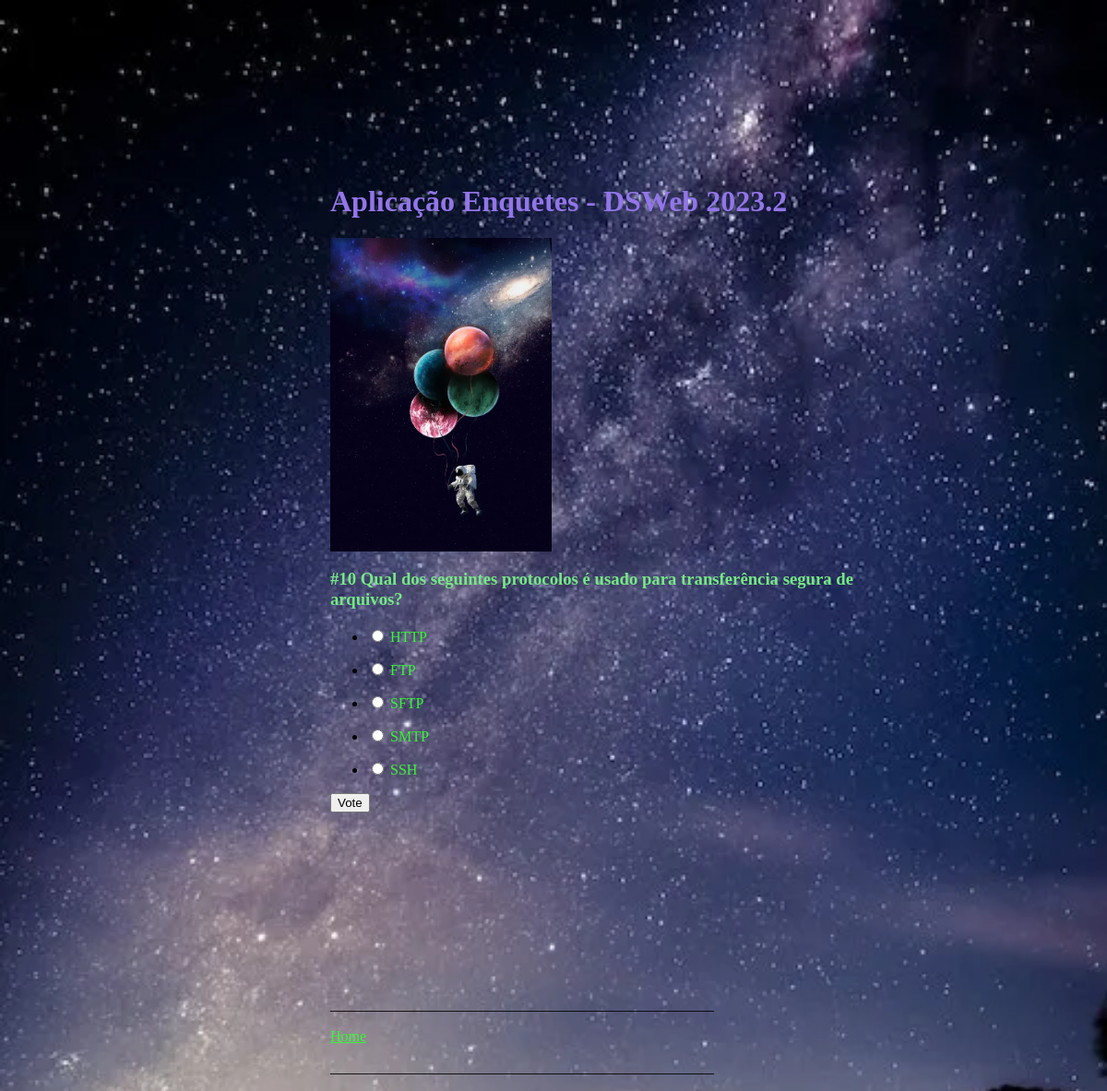
/myApp/perguntas/10/, run on the app's committed database.
### myApp/models.py (models this page shows, shortened)
class Pergunta(models.Model):
    texto = models.CharField(max_length = 150)
    data_pub = models.DateTimeField('Data de publicação')
    ativo = models.BooleanField(default = True)

class Alternativa(models.Model):
    texto=models.CharField(max_length=80)
    qtd_votos=models.IntegerField(default=0)
    pergunta = models.ForeignKey(Pergunta, on_delete=models.CASCADE)
    ativo = models.BooleanField(default = True)

### myApp/views.py (the view)
# urls.py: path('perguntas/<int:pergunta_id>/', views.secundario, name='secundario'),
def secundario(request, pergunta_id):
        alt_list = get_object_or_404(Pergunta, pk = pergunta_id)
        return render(request,'myApp/Pergunta.html',{'alt_list':alt_list})

### myApp/templates/myApp/Pergunta.html (shortened to what this page needs)
{% load static %}
<html>
    <head>
        <link rel="stylesheet" type="text/css" href="{% static 'myApp/pergunta.css' %}"/>
    </head>
    <body>
       {%if alt_list %}
    <div class="principal">
       <h1>Aplicação Enquetes - DSWeb 2023.2</h1>
       <img src="{% static 'myApp/img/balloon-looking-planets-and-astronaut-wallpaper-112623_w635.png' %}" height="340px"/>
        <h3>#{{ alt_list.id}} {{ alt_list.texto }}</h3>
     <form action="{% url 'myApp:coletavoto' alt_list.id%}" method="post">
        {%for m in alt_list.alternativa_set.all%}
          <ul>
              <li>
                 <input type="radio" value="{{m.id}}" name="pergunta_id" id="m{{m.id}}"/>
                 <label for="m{{m.id}}" >{{m.texto}}</label>
              </li>
          </ul>
        {%endfor%}
        <input type="submit" value="Vote"/>
       </form>
    </div>
    <div class="rodape">
           <p>____________________________________________________</p>
           <a href="{% url 'myApp:principal'%}">Home</a>
           <p>____________________________________________________</p>
    </div>
       {%endif%}
    </body>
</html>

### static/myApp/pergunta.css (style rules this page uses)
body { width: 1000px; background-image: url('./img/foto-vertical-de-um-lindo-ceu-estrelado_181624-25916.png'); background-repeat: no-repeat; background-size: cover; }
.principal { margin-top: 20%; margin-left: 35%; align-items: center; }
.rodape { margin-top: 20%; margin-left: 35%; align-items: center; }
h1 { color:#9375e9; }
h3 { color:#75e984; }
a { color: #37f737; }
label { color: #37f737; }

### data on the page
Pergunta: id "10", texto "Qual dos seguintes protocolos é usado para transferência segura de arquivos?"
Alternativa: texto "HTTP"
Alternativa: texto "FTP"
Alternativa: texto "SFTP"
Alternativa: texto "SMTP"
Alternativa: texto "SSH"
